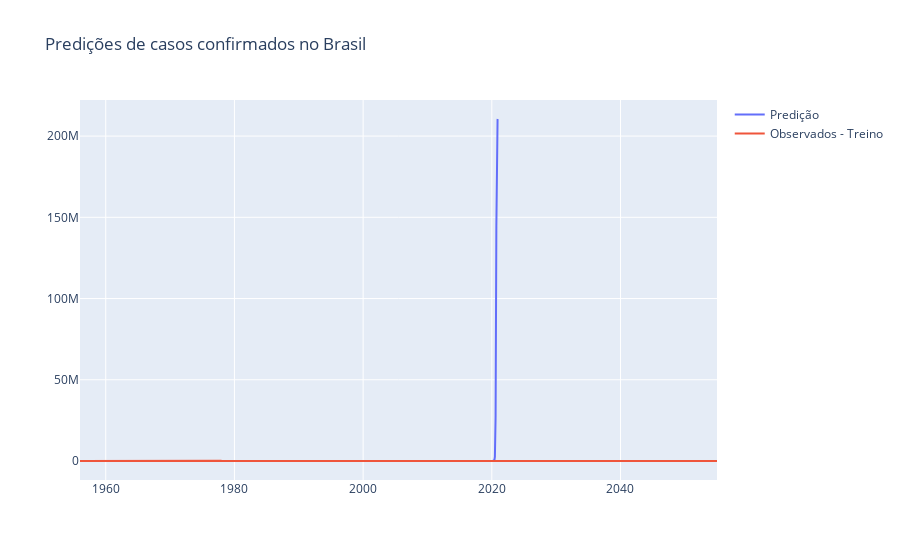

The cell this chart's notebook holds for it:
### Code cell
fig = go.Figure()

fig.add_trace(go.Scatter(x=forecast.ds, y=forecast.yhat, name='Predição'))
fig.add_trace(go.Scatter(x=train.index, y=train.y, name='Observados - Treino'))
fig.update_layout(title='Predições de casos confirmados no Brasil')
fig.show()

### Figure 1 — Plotly figure (JSON) as saved in the notebook; plotly's stock layout.template omitted (floating-point values rounded to 4 significant figures; data arrays with more than 128 entries replaced by an {"elided": "..."} marker saying what was removed)
{"data": [{"name": "Predição", "type": "scatter", "x": {"elided": "279 str values"}, "y": {"elided": "279 float values"}}, {"name": "Observados - Treino", "type": "scatter", "x": [0, 1, 2, 3, 4, 5, 6, 7, 8, 9, 10, 11, 12, 13, 14, 15, 16, 17, 18, 19, 20, 21, 22, 23, 24, 25, 26, 27, 28, 29, 30, 31, 32, 33, 34, 35, 36, 37, 38, 39, 40, 41, 42, 43, 44, 45, 46, 47, 48, 49, 50, 51, 52, 53, 54, 55, 56, 57, 58, 59, 60, 61, 62, 63, 64, 65, 66, 67, 68, 69, 70, 71, 72, 73, 74, 75, 76, 77, 78], "y": [1, 1, 1, 2, 2, 2, 2, 4, 4, 13, 13, 20, 25, 31, 38, 52, 151, 151, 162, 200, 321, 372, 621, 793, 1021, 1546, 1924, 2247, 2554, 2985, 3417, 3904, 4256, 4579, 5717, 6836, 8044, 9056, 10360, 11130, 12161, 14034, 16170, 18092, 19638, 20727, 22192, 23430, 25262, 28320, 30425, 33682, 36658, 38654, 40743, 43079, 45757, 50036, 54043, 59324, 63100, 67446, 73235, 79685, 87187, 92202, 97100, 101826, 108620, 115455, 126611, 135773, 146894, 156061, 162699, 169594, 178214, 190137, 203165]}], "layout": {"title": {"text": "Predições de casos confirmados no Brasil"}}}
